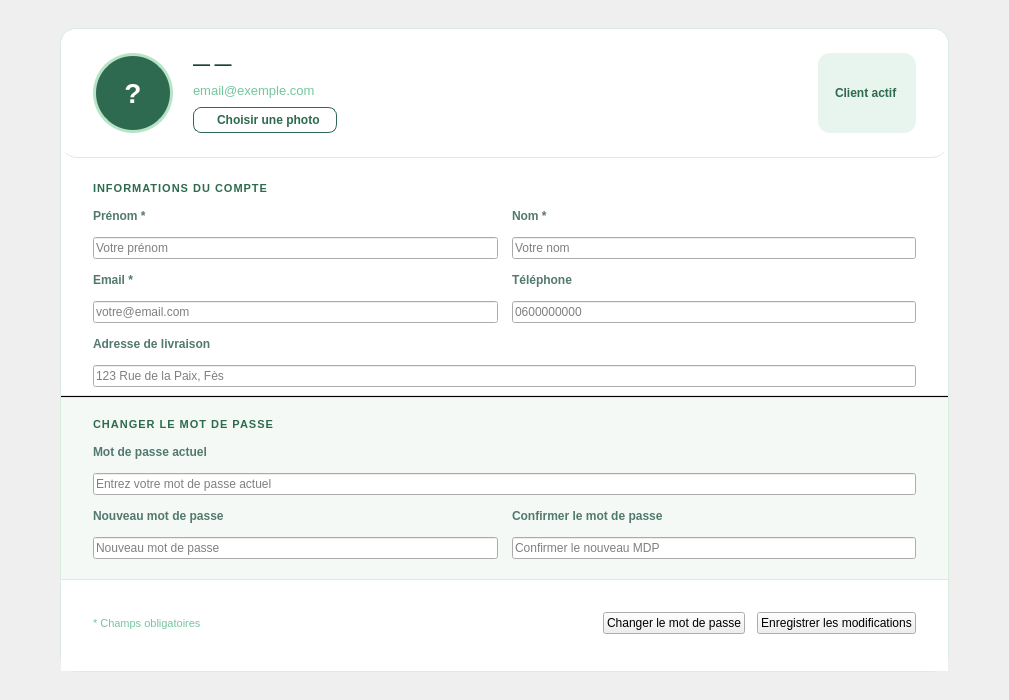
          <widget class="QWidget" name="scrollContentProfil">
           <property name="geometry">
            <rect><x>0</x><y>0</y><width>1009</width><height>700</height></rect>
           </property>
           <layout class="QHBoxLayout">
            <property name="leftMargin"><number>60</number></property>
            <property name="topMargin"><number>28</number></property>
            <property name="rightMargin"><number>60</number></property>
            <property name="bottomMargin"><number>28</number></property>
            <item>
             <!-- MAIN CARD -->
             <widget class="QFrame" name="frameProfilCard">
              <property name="styleSheet">
               <string>QFrame#frameProfilCard{background:white;border-radius:16px;border:1px solid #D8EDDF;}</string>
              </property>
              <layout class="QVBoxLayout">
               <property name="spacing"><number>0</number></property>
               <property name="leftMargin"><number>0</number></property>
               <property name="topMargin"><number>0</number></property>
               <property name="rightMargin"><number>0</number></property>
               <property name="bottomMargin"><number>0</number></property>

               <!-- ── AVATAR ROW ── -->
               <item>
                <widget class="QFrame" name="frameAvatarRow">
                 <property name="styleSheet">
                  <string>QFrame#frameAvatarRow{background:white;border-radius:16px 16px 0 0;border:none;border-bottom:1px solid #D8EDDF;}</string>
                 </property>
                 <layout class="QHBoxLayout">
                  <property name="leftMargin"><number>32</number></property>
                  <property name="topMargin"><number>24</number></property>
                  <property name="rightMargin"><number>32</number></property>
                  <property name="bottomMargin"><number>24</number></property>
                  <property name="spacing"><number>20</number></property>
                  <item>
                   <!-- Avatar photo label -->
                   <widget class="QLabel" name="lblAvatarProfil">
                    <property name="minimumSize"><size><width>80</width><height>80</height></size></property>
                    <property name="maximumSize"><size><width>80</width><height>80</height></size></property>
                    <property name="styleSheet">
                     <string>QLabel#lblAvatarProfil{background:#2D6A4F;color:white;border-radius:40px;font-size:28px;font-weight:bold;border:3px solid #B7E4C7;}</string>
                    </property>
                    <property name="text"><string>?</string></property>
                    <property name="alignment"><set>Qt::AlignmentFlag::AlignCenter</set></property>
                   </widget>
                  </item>
                  <item>
                   <!-- Name + email + upload btn -->
                   <layout class="QVBoxLayout">
                    <property name="spacing"><number>6</number></property>
                    <item>
                     <widget class="QLabel" name="lblNomCompletProfil">
                      <property name="styleSheet">
                       <string>font-size:17px;font-weight:bold;color:#1B4332;</string>
                      </property>
                      <property name="text"><string>— —</string></property>
                     </widget>
                    </item>
                    <item>
                     <widget class="QLabel" name="lblEmailProfil">
                      <property name="styleSheet">
                       <string>font-size:13px;color:#74C69D;</string>
                      </property>
                      <property name="text"><string>email@exemple.com</string></property>
                     </widget>
                    </item>
                    <item>
                     <widget class="QPushButton" name="btnChoisirPhoto">
                      <property name="cursor"><cursorShape>PointingHandCursor</cursorShape></property>
                      <property name="styleSheet">
                       <string>QPushButton#btnChoisirPhoto{background:transparent;color:#2D6A4F;border:1px solid #2D6A4F;border-radius:8px;font-size:12px;font-weight:bold;padding:5px 16px;max-width:200px;}
QPushButton#btnChoisirPhoto:hover{background:#E8F5EE;}</string>
                      </property>
                      <property name="text"><string>  Choisir une photo</string></property>
                     </widget>
                    </item>
                   </layout>
                  </item>
                  <item>
                   <spacer>
                    <property name="orientation"><enum>Qt::Orientation::Horizontal</enum></property>
                    <property name="sizeHint" stdset="0"><size><width>0</width><height>0</height></size></property>
                   </spacer>
                  </item>
                  <item>
                   <!-- Badge client actif -->
                   <widget class="QLabel" name="lblBadgeClient">
                    <property name="styleSheet">
                     <string>background:#E8F5EE;color:#2D6A4F;border-radius:12px;font-size:12px;font-weight:bold;padding:4px 14px;</string>
                    </property>
                    <property name="text"><string>Client actif</string></property>
                   </widget>
                  </item>
                 </layout>
                </widget>
               </item>

               <!-- ── INFORMATIONS DU COMPTE ── -->
               <item>
                <layout class="QVBoxLayout">
                 <property name="leftMargin"><number>32</number></property>
                 <property name="topMargin"><number>24</number></property>
                 <property name="rightMargin"><number>32</number></property>
                 <property name="bottomMargin"><number>8</number></property>
                 <property name="spacing"><number>14</number></property>
                 <item>
                  <widget class="QLabel" name="lblSectionInfos">
                   <property name="styleSheet">
                    <string>font-size:11px;font-weight:bold;color:#2D6A4F;letter-spacing:1px;</string>
                   </property>
                   <property name="text"><string>INFORMATIONS DU COMPTE</string></property>
                  </widget>
                 </item>
                 <item>
                  <layout class="QGridLayout">
                   <property name="spacing"><number>14</number></property>
                   <item row="0" column="0">
                    <widget class="QLabel" name="label">
                     <property name="styleSheet"><string>font-size:12px;font-weight:bold;color:#52796F;</string></property>
                     <property name="text"><string>Prénom *</string></property>
                    </widget>
                   </item>
                   <item row="0" column="1">
                    <widget class="QLabel" name="label">
                     <property name="styleSheet"><string>font-size:12px;font-weight:bold;color:#52796F;</string></property>
                     <property name="text"><string>Nom *</string></property>
                    </widget>
                   </item>
                   <item row="1" column="0">
                    <widget class="QLineEdit" name="lePrenom">
                     <property name="minimumHeight"><number>40</number></property>
                     <property name="placeholderText"><string>Votre prénom</string></property>
                    </widget>
                   </item>
                   <item row="1" column="1">
                    <widget class="QLineEdit" name="leNom">
                     <property name="minimumHeight"><number>40</number></property>
                     <property name="placeholderText"><string>Votre nom</string></property>
                    </widget>
                   </item>
                   <item row="2" column="0">
                    <widget class="QLabel" name="label">
                     <property name="styleSheet"><string>font-size:12px;font-weight:bold;color:#52796F;</string></property>
                     <property name="text"><string>Email *</string></property>
                    </widget>
                   </item>
                   <item row="2" column="1">
                    <widget class="QLabel" name="label">
                     <property name="styleSheet"><string>font-size:12px;font-weight:bold;color:#52796F;</string></property>
                     <property name="text"><string>Téléphone</string></property>
                    </widget>
                   </item>
                   <item row="3" column="0">
                    <widget class="QLineEdit" name="leEmail">
                     <property name="minimumHeight"><number>40</number></property>
                     <property name="placeholderText"><string>votre@email.com</string></property>
                    </widget>
                   </item>
                   <item row="3" column="1">
                    <widget class="QLineEdit" name="leTelephone">
                     <property name="minimumHeight"><number>40</number></property>
                     <property name="placeholderText"><string>0600000000</string></property>
                    </widget>
                   </item>
                   <item row="4" column="0" colspan="2">
                    <widget class="QLabel" name="label">
                     <property name="styleSheet"><string>font-size:12px;font-weight:bold;color:#52796F;</string></property>
                     <property name="text"><string>Adresse de livraison</string></property>
                    </widget>
                   </item>
                   <item row="5" column="0" colspan="2">
                    <widget class="QLineEdit" name="leAdresse">
                     <property name="minimumHeight"><number>40</number></property>
                     <property name="placeholderText"><string>123 Rue de la Paix, Fès</string></property>
                    </widget>
                   </item>
                  </layout>
                 </item>
                </layout>
               </item>

               <!-- ── SÉPARATEUR ── -->
               <item>
                <widget class="QFrame" name="frameSepProfil">
                 <property name="styleSheet"><string>background:#D8EDDF;max-height:1px;</string></property>
                 <property name="frameShape"><enum>QFrame::Shape::HLine</enum></property>
                </widget>
               </item>

               <!-- ── MOT DE PASSE ── -->
               <item>
                <widget class="QFrame" name="frameMdpSection">
                 <property name="styleSheet">
                  <string>QFrame#frameMdpSection{background:#F4F9F6;border-radius:0;border:none;}</string>
                 </property>
                 <layout class="QVBoxLayout">
                  <property name="leftMargin"><number>32</number></property>
                  <property name="topMargin"><number>20</number></property>
                  <property name="rightMargin"><number>32</number></property>
                  <property name="bottomMargin"><number>20</number></property>
                  <property name="spacing"><number>14</number></property>
                  <item>
                   <widget class="QLabel" name="lblSectionMdp">
                    <property name="styleSheet">
                     <string>font-size:11px;font-weight:bold;color:#2D6A4F;letter-spacing:1px;</string>
                    </property>
                    <property name="text"><string>CHANGER LE MOT DE PASSE</string></property>
                   </widget>
                  </item>
                  <item>
                   <layout class="QGridLayout">
                    <property name="spacing"><number>14</number></property>
                    <item row="0" column="0" colspan="2">
                     <widget class="QLabel" name="label">
                      <property name="styleSheet"><string>font-size:12px;font-weight:bold;color:#52796F;</string></property>
                      <property name="text"><string>Mot de passe actuel</string></property>
                     </widget>
                    </item>
                    <item row="1" column="0" colspan="2">
                     <widget class="QLineEdit" name="leMdpActuel">
                      <property name="minimumHeight"><number>40</number></property>
                      <property name="echoMode"><enum>QLineEdit::EchoMode::Password</enum></property>
                      <property name="placeholderText"><string>Entrez votre mot de passe actuel</string></property>
                     </widget>
                    </item>
                    <item row="2" column="0">
                     <widget class="QLabel" name="label">
                      <property name="styleSheet"><string>font-size:12px;font-weight:bold;color:#52796F;</string></property>
                      <property name="text"><string>Nouveau mot de passe</string></property>
                     </widget>
                    </item>
                    <item row="2" column="1">
                     <widget class="QLabel" name="label">
                      <property name="styleSheet"><string>font-size:12px;font-weight:bold;color:#52796F;</string></property>
                      <property name="text"><string>Confirmer le mot de passe</string></property>
                     </widget>
                    </item>
                    <item row="3" column="0">
                     <widget class="QLineEdit" name="leMdpNouveau">
                      <property name="minimumHeight"><number>40</number></property>
                      <property name="echoMode"><enum>QLineEdit::EchoMode::Password</enum></property>
                      <property name="placeholderText"><string>Nouveau mot de passe</string></property>
                     </widget>
                    </item>
                    <item row="3" column="1">
                     <widget class="QLineEdit" name="leMdpConfirm">
                      <property name="minimumHeight"><number>40</number></property>
                      <property name="echoMode"><enum>QLineEdit::EchoMode::Password</enum></property>
                      <property name="placeholderText"><string>Confirmer le nouveau MDP</string></property>
                     </widget>
                    </item>
                   </layout>
                  </item>
                 </layout>
                </widget>
               </item>

               <!-- ── FOOTER BOUTONS ── -->
               <item>
                <widget class="QFrame" name="frameBtnFooter">
                 <property name="styleSheet">
                  <string>QFrame#frameBtnFooter{background:white;border-radius:0 0 16px 16px;border:none;border-top:1px solid #D8EDDF;}</string>
                 </property>
                 <layout class="QHBoxLayout">
                  <property name="leftMargin"><number>32</number></property>
                  <property name="topMargin"><number>16</number></property>
                  <property name="rightMargin"><number>32</number></property>
                  <property name="bottomMargin"><number>20</number></property>
                  <property name="spacing"><number>12</number></property>
                  <item>
                   <widget class="QLabel" name="label">
                    <property name="styleSheet"><string>font-size:11px;color:#74C69D;</string></property>
                    <property name="text"><string>* Champs obligatoires</string></property>
                   </widget>
                  </item>
                  <item>
                   <spacer>
                    <property name="orientation"><enum>Qt::Orientation::Horizontal</enum></property>
                    <property name="sizeHint" stdset="0"><size><width>0</width><height>0</height></size></property>
                   </spacer>
                  </item>
                  <item>
                   <widget class="QPushButton" name="btnChangerMdp">
                    <property name="minimumHeight"><number>42</number></property>
                    <property name="cursor"><cursorShape>PointingHandCursor</cursorShape></property>
                    <property name="text"><string>Changer le mot de passe</string></property>
                   </widget>
                  </item>
                  <item>
                   <widget class="QPushButton" name="btnSauvegarderProfil">
                    <property name="minimumHeight"><number>42</number></property>
                    <property name="cursor"><cursorShape>PointingHandCursor</cursorShape></property>
                    <property name="text"><string>Enregistrer les modifications</string></property>
                   </widget>
                  </item>
                 </layout>
                </widget>
               </item>

              </layout>
             </widget>
            </item>
           </layout>
          </widget>
